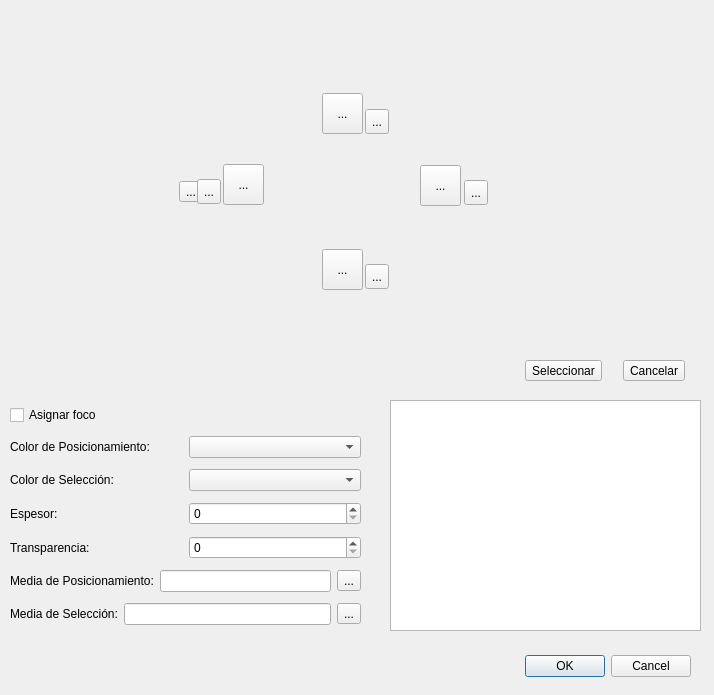
<?xml version="1.0" encoding="UTF-8"?>
<ui version="4.0">
 <class>NavegationGui</class>
 <widget class="QDialog" name="NavegationGui">
  <property name="geometry">
   <rect>
    <x>0</x>
    <y>0</y>
    <width>714</width>
    <height>695</height>
   </rect>
  </property>
  <property name="windowTitle">
   <string>Navegacion</string>
  </property>
  <widget class="QDialogButtonBox" name="buttonBox">
   <property name="geometry">
    <rect>
     <x>350</x>
     <y>650</y>
     <width>341</width>
     <height>32</height>
    </rect>
   </property>
   <property name="orientation">
    <enum>Qt::Horizontal</enum>
   </property>
   <property name="standardButtons">
    <set>QDialogButtonBox::Cancel|QDialogButtonBox::Ok</set>
   </property>
  </widget>
  <widget class="QToolButton" name="upButton">
   <property name="geometry">
    <rect>
     <x>322</x>
     <y>93</y>
     <width>41</width>
     <height>41</height>
    </rect>
   </property>
   <property name="text">
    <string>...</string>
   </property>
  </widget>
  <widget class="QToolButton" name="leftButton">
   <property name="geometry">
    <rect>
     <x>223</x>
     <y>164</y>
     <width>41</width>
     <height>41</height>
    </rect>
   </property>
   <property name="text">
    <string>...</string>
   </property>
  </widget>
  <widget class="QToolButton" name="downButton">
   <property name="geometry">
    <rect>
     <x>322</x>
     <y>249</y>
     <width>41</width>
     <height>41</height>
    </rect>
   </property>
   <property name="text">
    <string>...</string>
   </property>
  </widget>
  <widget class="QToolButton" name="rightButton">
   <property name="geometry">
    <rect>
     <x>420</x>
     <y>165</y>
     <width>41</width>
     <height>41</height>
    </rect>
   </property>
   <property name="text">
    <string>...</string>
   </property>
  </widget>
  <widget class="QWidget" name="verticalLayoutWidget_4">
   <property name="geometry">
    <rect>
     <x>179</x>
     <y>136</y>
     <width>331</width>
     <height>111</height>
    </rect>
   </property>
   <layout class="QVBoxLayout" name="mediaLayout">
    <item>
     <widget class="QToolButton" name="mediaButton">
      <property name="text">
       <string>...</string>
      </property>
      <property name="toolButtonStyle">
       <enum>Qt::ToolButtonTextUnderIcon</enum>
      </property>
     </widget>
    </item>
   </layout>
  </widget>
  <widget class="QToolButton" name="delUpButton">
   <property name="geometry">
    <rect>
     <x>365</x>
     <y>109</y>
     <width>24</width>
     <height>25</height>
    </rect>
   </property>
   <property name="text">
    <string>...</string>
   </property>
  </widget>
  <widget class="QToolButton" name="delDownButton">
   <property name="geometry">
    <rect>
     <x>365</x>
     <y>264</y>
     <width>24</width>
     <height>25</height>
    </rect>
   </property>
   <property name="text">
    <string>...</string>
   </property>
  </widget>
  <widget class="QToolButton" name="delLefButton">
   <property name="geometry">
    <rect>
     <x>197</x>
     <y>179</y>
     <width>24</width>
     <height>25</height>
    </rect>
   </property>
   <property name="text">
    <string>...</string>
   </property>
  </widget>
  <widget class="QToolButton" name="delRightButton">
   <property name="geometry">
    <rect>
     <x>464</x>
     <y>180</y>
     <width>24</width>
     <height>25</height>
    </rect>
   </property>
   <property name="text">
    <string>...</string>
   </property>
  </widget>
  <widget class="QWidget" name="verticalLayoutWidget">
   <property name="geometry">
    <rect>
     <x>10</x>
     <y>400</y>
     <width>351</width>
     <height>234</height>
    </rect>
   </property>
   <layout class="QVBoxLayout" name="layoutFocus">
    <item>
     <widget class="QCheckBox" name="checkBox">
      <property name="text">
       <string>Asignar foco</string>
      </property>
     </widget>
    </item>
    <item>
     <layout class="QHBoxLayout" name="horizontalLayout">
      <item>
       <widget class="QLabel" name="label">
        <property name="text">
         <string>Color de Posicionamiento:</string>
        </property>
       </widget>
      </item>
      <item>
       <widget class="QComboBox" name="focusBorderColor"/>
      </item>
     </layout>
    </item>
    <item>
     <layout class="QHBoxLayout" name="horizontalLayout_6">
      <item>
       <widget class="QLabel" name="label_6">
        <property name="text">
         <string>Color de Selección:</string>
        </property>
       </widget>
      </item>
      <item>
       <widget class="QComboBox" name="selBorderColor"/>
      </item>
     </layout>
    </item>
    <item>
     <layout class="QHBoxLayout" name="horizontalLayout_2">
      <item>
       <widget class="QLabel" name="label_2">
        <property name="text">
         <string>Espesor:</string>
        </property>
       </widget>
      </item>
      <item>
       <widget class="QSpinBox" name="focusBorderWidth"/>
      </item>
     </layout>
    </item>
    <item>
     <layout class="QHBoxLayout" name="horizontalLayout_3">
      <item>
       <widget class="QLabel" name="label_3">
        <property name="text">
         <string>Transparencia:</string>
        </property>
       </widget>
      </item>
      <item>
       <widget class="QSpinBox" name="focusBorderTransparency"/>
      </item>
     </layout>
    </item>
    <item>
     <layout class="QHBoxLayout" name="horizontalLayout_4">
      <item>
       <widget class="QLabel" name="label_4">
        <property name="text">
         <string>Media de Posicionamiento:</string>
        </property>
       </widget>
      </item>
      <item>
       <widget class="QLineEdit" name="focusSrc"/>
      </item>
      <item>
       <widget class="QToolButton" name="focusSrcButton">
        <property name="text">
         <string>...</string>
        </property>
       </widget>
      </item>
     </layout>
    </item>
    <item>
     <layout class="QHBoxLayout" name="horizontalLayout_5">
      <item>
       <widget class="QLabel" name="label_5">
        <property name="text">
         <string>Media de Selección:</string>
        </property>
       </widget>
      </item>
      <item>
       <widget class="QLineEdit" name="focusSelSrc"/>
      </item>
      <item>
       <widget class="QToolButton" name="focusSelSrcButton">
        <property name="text">
         <string>...</string>
        </property>
       </widget>
      </item>
     </layout>
    </item>
   </layout>
  </widget>
  <widget class="QLabel" name="rightLabel">
   <property name="geometry">
    <rect>
     <x>540</x>
     <y>150</y>
     <width>70</width>
     <height>70</height>
    </rect>
   </property>
   <property name="text">
    <string/>
   </property>
  </widget>
  <widget class="QLabel" name="downlLabel">
   <property name="geometry">
    <rect>
     <x>310</x>
     <y>300</y>
     <width>70</width>
     <height>70</height>
    </rect>
   </property>
   <property name="text">
    <string/>
   </property>
  </widget>
  <widget class="QLabel" name="upLabel">
   <property name="geometry">
    <rect>
     <x>310</x>
     <y>10</y>
     <width>70</width>
     <height>70</height>
    </rect>
   </property>
   <property name="text">
    <string/>
   </property>
  </widget>
  <widget class="QLabel" name="leftLabel">
   <property name="geometry">
    <rect>
     <x>80</x>
     <y>150</y>
     <width>70</width>
     <height>70</height>
    </rect>
   </property>
   <property name="text">
    <string/>
   </property>
  </widget>
  <widget class="QWidget" name="horizontalLayoutWidget">
   <property name="geometry">
    <rect>
     <x>510</x>
     <y>350</y>
     <width>191</width>
     <height>41</height>
    </rect>
   </property>
   <layout class="QHBoxLayout" name="horizontalLayout_7">
    <item>
     <widget class="QToolButton" name="selectButton">
      <property name="text">
       <string>Seleccionar</string>
      </property>
     </widget>
    </item>
    <item>
     <widget class="QToolButton" name="cancelButton">
      <property name="text">
       <string>Cancelar</string>
      </property>
     </widget>
    </item>
   </layout>
  </widget>
  <widget class="QTableWidget" name="mediaTable">
   <property name="geometry">
    <rect>
     <x>390</x>
     <y>400</y>
     <width>311</width>
     <height>231</height>
    </rect>
   </property>
   <property name="selectionMode">
    <enum>QAbstractItemView::SingleSelection</enum>
   </property>
   <property name="selectionBehavior">
    <enum>QAbstractItemView::SelectRows</enum>
   </property>
  </widget>
  <zorder>buttonBox</zorder>
  <zorder>upButton</zorder>
  <zorder>downButton</zorder>
  <zorder>verticalLayoutWidget_4</zorder>
  <zorder>delUpButton</zorder>
  <zorder>delDownButton</zorder>
  <zorder>verticalLayoutWidget</zorder>
  <zorder>rightLabel</zorder>
  <zorder>downlLabel</zorder>
  <zorder>upLabel</zorder>
  <zorder>leftLabel</zorder>
  <zorder>horizontalLayoutWidget</zorder>
  <zorder>mediaTable</zorder>
  <zorder>delLefButton</zorder>
  <zorder>leftButton</zorder>
  <zorder>rightButton</zorder>
  <zorder>delRightButton</zorder>
 </widget>
 <resources/>
 <connections>
  <connection>
   <sender>buttonBox</sender>
   <signal>accepted()</signal>
   <receiver>NavegationGui</receiver>
   <slot>accept()</slot>
   <hints>
    <hint type="sourcelabel">
     <x>248</x>
     <y>254</y>
    </hint>
    <hint type="destinationlabel">
     <x>157</x>
     <y>274</y>
    </hint>
   </hints>
  </connection>
  <connection>
   <sender>buttonBox</sender>
   <signal>rejected()</signal>
   <receiver>NavegationGui</receiver>
   <slot>reject()</slot>
   <hints>
    <hint type="sourcelabel">
     <x>316</x>
     <y>260</y>
    </hint>
    <hint type="destinationlabel">
     <x>286</x>
     <y>274</y>
    </hint>
   </hints>
  </connection>
 </connections>
</ui>
